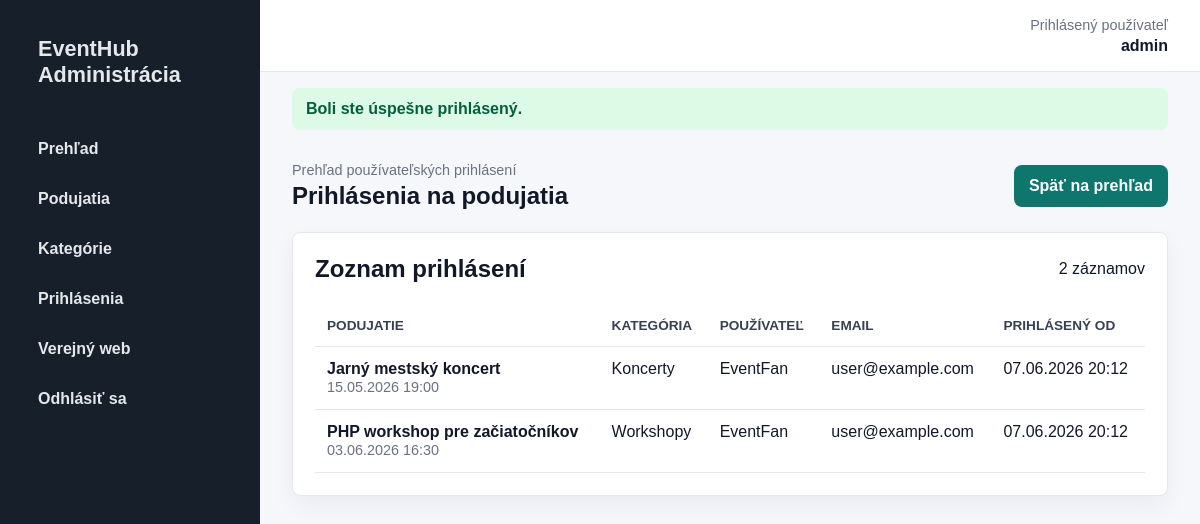
Screenshot of /index.php?page=admin_registrations (signed in) with the database file from the repository.
### tables this page shows
CREATE TABLE event_registrations (
    id INT UNSIGNED AUTO_INCREMENT,
    user_id INT UNSIGNED NOT NULL,
    event_id INT UNSIGNED NOT NULL,
    created_at TIMESTAMP NOT NULL DEFAULT CURRENT_TIMESTAMP,

    PRIMARY KEY (id),
    UNIQUE KEY idx_event_registrations_user_event (user_id, event_id),
    KEY idx_event_registrations_user_id (user_id),
    KEY idx_event_registrations_event_id (event_id),

    CONSTRAINT fk_event_registrations_user
        FOREIGN KEY (user_id)
        REFERENCES users (id)
        ON UPDATE CASCADE
        ON DELETE CASCADE,
    CONSTRAINT fk_event_registrations_event
        FOREIGN KEY (event_id)
        REFERENCES events (id)
        ON UPDATE CASCADE
        ON DELETE CASCADE
);

CREATE TABLE events (
    id INT UNSIGNED AUTO_INCREMENT,
    category_id INT UNSIGNED NULL,
    title VARCHAR(180) NOT NULL,
    description TEXT NOT NULL,
    location VARCHAR(180) NOT NULL,
    event_date DATETIME NOT NULL,
    image VARCHAR(500) NULL,
    created_at TIMESTAMP NOT NULL DEFAULT CURRENT_TIMESTAMP,

    PRIMARY KEY (id),
    KEY idx_events_category_id (category_id),
    KEY idx_events_event_date (event_date),

    CONSTRAINT fk_events_category
        FOREIGN KEY (category_id)
        REFERENCES categories (id)
        ON UPDATE CASCADE
        ON DELETE SET NULL
);

CREATE TABLE categories (
    id INT UNSIGNED AUTO_INCREMENT,
    name VARCHAR(120) NOT NULL,
    created_at TIMESTAMP NOT NULL DEFAULT CURRENT_TIMESTAMP,

    PRIMARY KEY (id),
    UNIQUE KEY idx_categories_name (name)
);

CREATE TABLE users (
    id INT UNSIGNED AUTO_INCREMENT,
    username VARCHAR(100) NOT NULL,
    email VARCHAR(180) NOT NULL,
    nickname VARCHAR(100) NULL,
    avatar VARCHAR(255) NULL,
    password VARCHAR(255) NOT NULL,
    created_at TIMESTAMP NOT NULL DEFAULT CURRENT_TIMESTAMP,

    PRIMARY KEY (id),
    UNIQUE KEY idx_users_username (username),
    UNIQUE KEY idx_users_email (email)
);

### core/Controller.php (called while the page is built, shortened)
<?php
class Controller
{
    protected function render(string $view, array $data = [], bool $admin = false): void
    {
        extract($data, EXTR_SKIP);
        $viewFile = APP_ROOT . '/views/' . $view . '.php';
        require $viewFile;
    }
}

### controllers/AdminController.php (called while the page is built, shortened)
<?php
class AdminController extends Controller
{
    public function registrations(): void
    {
        $eventModel = new Event();
        $this->render('admin/registrations', [
            'pageTitle' => 'Prihlásenia na podujatia',
            'registrations' => $eventModel->registrations(),
        ], true);
    }
}

### index.php (called while the page is built, shortened)
<?php
$routes = [
    'home' => [HomeController::class, 'index'],
    'events' => [EventController::class, 'index'],
    'event_detail' => [EventController::class, 'detail'],
    'contact' => [ContactController::class, 'index'],
    'register' => [UserController::class, 'register'],
    'user_login' => [AuthController::class, 'login'],
    'user_logout' => [UserController::class, 'logout'],
    'profile' => [UserController::class, 'profile'],
    'event_register' => [EventController::class, 'registerForEvent'],
    'event_unregister' => [EventController::class, 'unregisterFromEvent'],
    'login' => [AuthController::class, 'login'],
    'logout' => [AuthController::class, 'logout'],
    'admin_dashboard' => [AdminController::class, 'dashboard'],
    'admin_registrations' => [AdminController::class, 'registrations'],
    'admin_events' => [EventController::class, 'adminIndex'],
    'admin_event_create' => [EventController::class, 'adminCreate'],
    'admin_event_edit' => [EventController::class, 'adminEdit'],
    'admin_event_delete' => [EventController::class, 'adminDelete'],
    'admin_categories' => [CategoryController::class, 'adminIndex'],
    'admin_category_create' => [CategoryController::class, 'adminCreate'],
    'admin_category_edit' => [CategoryController::class, 'adminEdit'],
    'admin_category_delete' => [CategoryController::class, 'adminDelete'],
];
$page = $_GET['page'] ?? 'home';
[$controllerName, $method] = $routes[$page];
try {
    $controller = new $controllerName();
    $controller->$method();
} catch (Throwable $exception) {
    http_response_code(500);
    error_log($exception->getMessage());
    $pageTitle = 'Chyba aplikácie';
    $errorMessage = 'Nastala neočakávaná chyba. Skontrolujte konfiguráciu databázy alebo to skúste neskôr.';
    require __DIR__ . '/views/partials/header.php';
    require __DIR__ . '/views/error.php';
    require __DIR__ . '/views/partials/footer.php';
}

### core/Helpers.php (called while the page is built, shortened)
<?php
function e(?string $value): string
{
    return htmlspecialchars((string) $value, ENT_QUOTES, 'UTF-8');
}
function url(string $page, array $params = []): string
{
    $query = array_merge(['page' => $page], $params);
    return BASE_URL . '?' . http_build_query($query);
}
function format_date(?string $date): string
{
    return date('d.m.Y H:i', strtotime($date));
}

### core/Model.php (called while the page is built, shortened)
<?php
class Model
{
    public function __construct()
    {
        $this->db = Database::getConnection();
    }
}

### config/Database.php (called while the page is built, shortened)
<?php
class Database
{
    private static ?PDO $connection = null;
    public static function getConnection(): PDO
    {
        if (self::$connection === null) {
            $dsn = sprintf(
                'mysql:host=%s;dbname=%s;charset=%s',
                DB_HOST,
                DB_NAME,
                DB_CHARSET
            );
            self::$connection = new PDO($dsn, DB_USER, DB_PASS, [
                PDO::ATTR_ERRMODE => PDO::ERRMODE_EXCEPTION,
                PDO::ATTR_DEFAULT_FETCH_MODE => PDO::FETCH_ASSOC,
                PDO::ATTR_EMULATE_PREPARES => false,
            ]);
        }
        return self::$connection;
    }
}

### models/Event.php (called while the page is built, shortened)
<?php
class Event extends Model
{
    public function registrations(): array
    {
        $stmt = $this->db->query(
            'SELECT er.created_at AS registered_at,
                    e.id AS event_id,
                    e.title AS event_title,
                    e.event_date,
                    c.name AS category_name,
                    u.id AS user_id,
                    u.username,
                    u.nickname,
                    u.email
             FROM event_registrations er
             INNER JOIN events e ON e.id = er.event_id
             LEFT JOIN categories c ON c.id = e.category_id
             INNER JOIN users u ON u.id = er.user_id
             ORDER BY e.event_date ASC, er.created_at ASC'
        );
        return $stmt->fetchAll();
    }
}

### views/admin/registrations.php (the view, shortened to what this page needs)
<section class="admin-page-header">
    <div>
        <p class="muted">Prehľad používateľských prihlásení</p>
        <h1>Prihlásenia na podujatia</h1>
    </div>
    <a class="btn" href="<?= url('admin_dashboard') ?>">Späť na prehľad</a>
</section>
<section class="panel">
    <div class="panel-heading">
        <h2>Zoznam prihlásení</h2>
        <span><?= count($registrations) ?> záznamov</span>
    </div>
    <div class="table-wrap">
        <table>
            <thead>
                <tr>
                    <th>Podujatie</th>
                    <th>Kategória</th>
                    <th>Používateľ</th>
                    <th>Email</th>
                    <th>Prihlásený od</th>
                </tr>
            </thead>
            <tbody>
                <?php foreach ($registrations as $registration): ?>
                    <tr>
                        <td>
                            <strong><?= e($registration['event_title']) ?></strong><br>
                            <span class="muted"><?= e(format_date($registration['event_date'])) ?></span>
                        </td>
                        <td><?= e($registration['category_name'] ?? 'Bez kategórie') ?></td>
                        <td>
                            <?= e($registration['nickname'] !== null && trim((string) $registration['nickname']) !== ''
                                ? $registration['nickname']
                                : $registration['username']) ?>
                        </td>
                        <td><?= e($registration['email']) ?></td>
                        <td><?= e(format_date($registration['registered_at'])) ?></td>
                    </tr>
                <?php endforeach; ?>
            </tbody>
        </table>
    </div>
</section>

### public/css/admin.css (style rules this page uses)
:root { --bg: #f5f7fb; --surface: #ffffff; --text: #111827; --muted: #6b7280; --line: #e5e7eb; --primary: #0f766e; --primary-dark: #0b5f59; --danger: #b42318; --sidebar: #17202a; }
* { box-sizing: border-box; }
body { margin: 0; background: var(--bg); color: var(--text); font-family: Arial, Helvetica, sans-serif; }
a { color: inherit; text-decoration: none; }
.admin-page-header, .panel-heading { display: flex; justify-content: space-between; gap: 20px; align-items: center; margin-bottom: 22px; }
.admin-page-header h1, .panel-heading h2 { margin: 0; }
.muted { margin: 0 0 4px; color: var(--muted); font-size: 0.9rem; }
.btn { display: inline-flex; align-items: center; justify-content: center; min-height: 42px; padding: 9px 15px; border: 0; border-radius: 8px; background: var(--primary); color: #ffffff; font-weight: 800; cursor: pointer; }
.stat-card, .panel { border: 1px solid var(--line); border-radius: 8px; background: var(--surface); box-shadow: 0 10px 24px rgba(17, 24, 39, 0.05); }
.panel { padding: 22px; }
.table-wrap { overflow-x: auto; }
table { width: 100%; border-collapse: collapse; min-width: 680px; }
th, td { padding: 13px 12px; border-bottom: 1px solid var(--line); text-align: left; vertical-align: top; }
th { color: #374151; font-size: 0.85rem; text-transform: uppercase; }

### rows the page displays
event_registrations: event.title "Jarný mestský koncert", event.event_date "15.05.2026 19:00", categories.name "Koncerty", user.nickname "EventFan", user.email "user@example.com", created_at "07.06.2026 20:12"
event_registrations: event.title "PHP workshop pre začiatočníkov", event.event_date "03.06.2026 16:30", categories.name "Workshopy", user.nickname "EventFan", user.email "user@example.com", created_at "07.06.2026 20:12"

### other values shown
Session::get('admin_username', 'admin') "admin"
$success "Boli ste úspešne prihlásený."
count($registrations) "2"
